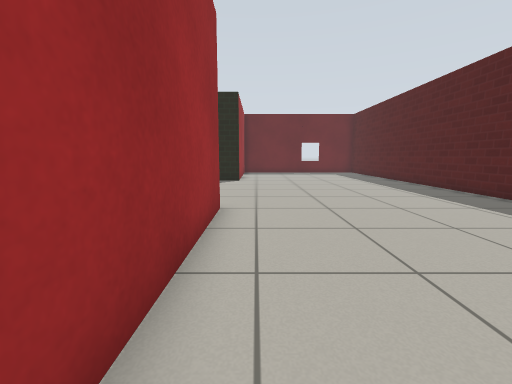
[1] (above)

17 first-person views from a walk through a robot-simulator world made for Gazebo. The camera is 0.72 m above the floor, tilts 8° down and sees 90° across. The floor is counted in squares, 0.5 m on a side. Each view is taken from the middle of a square. On the plan, view 1 faces up. The plan holds only what a view shows up to about 13 squares ahead; the rest is blank. Simple patterns stand in for the simulator's built-in surfaces.

[2]
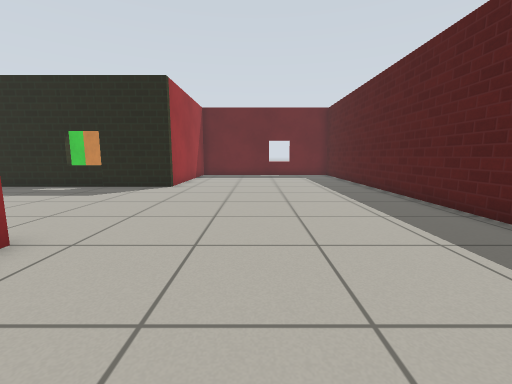

[3]
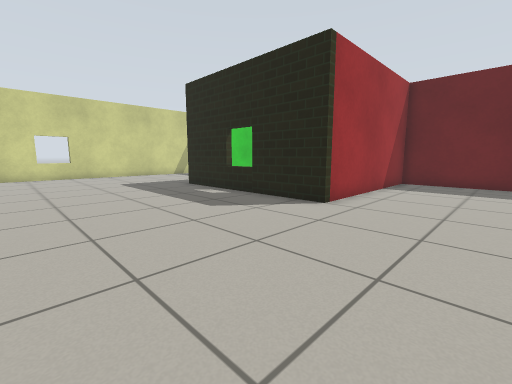

[4]
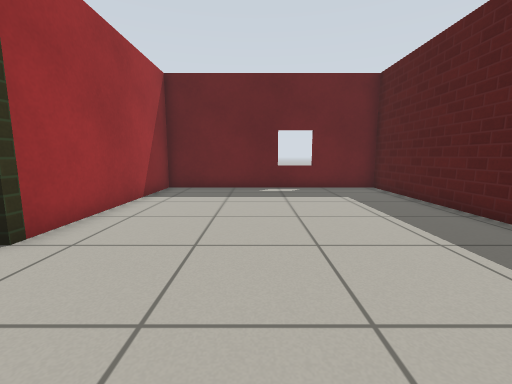

[5]
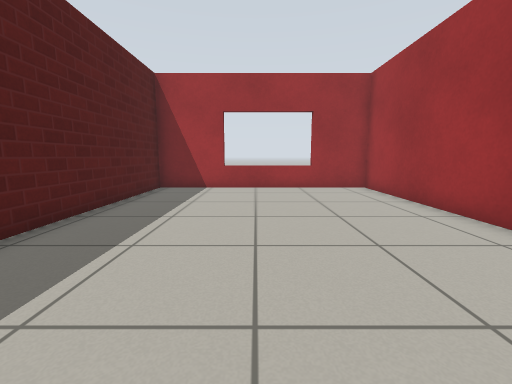

[6]
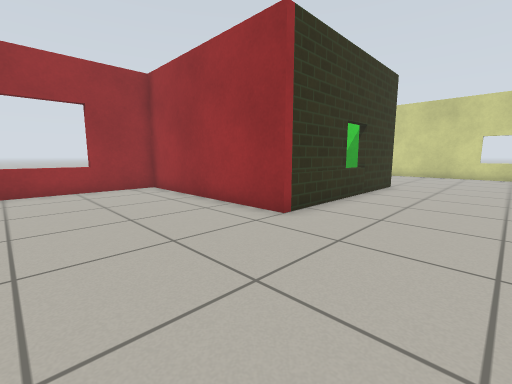

[7]
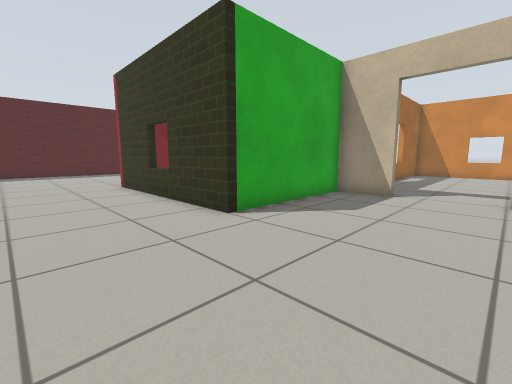

[8]
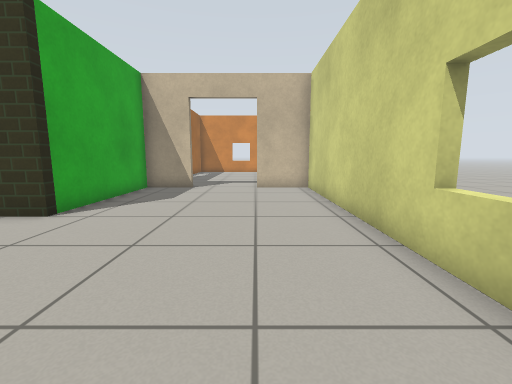

[9]
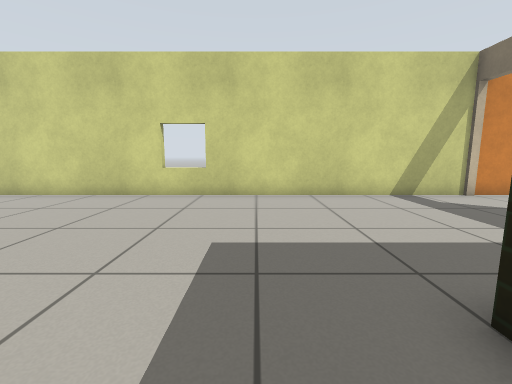

[10]
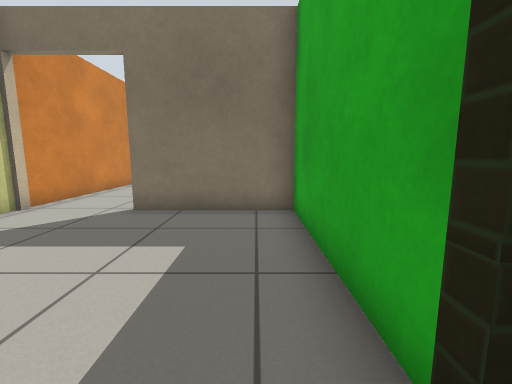

[11]
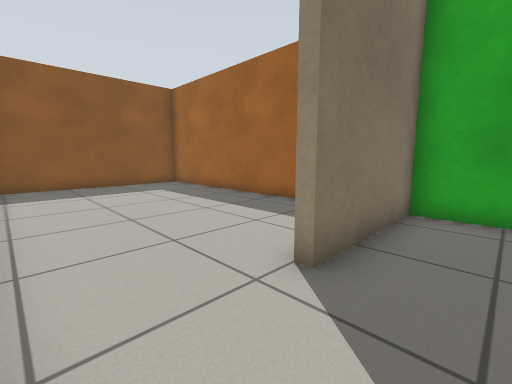

[12]
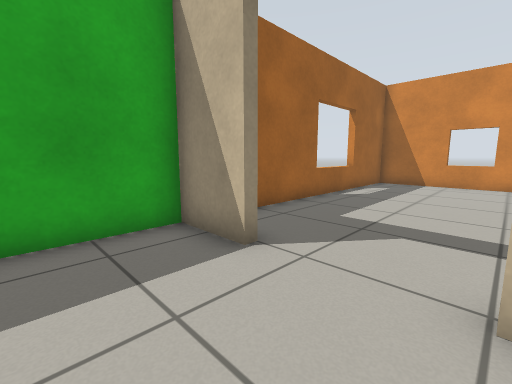

[13]
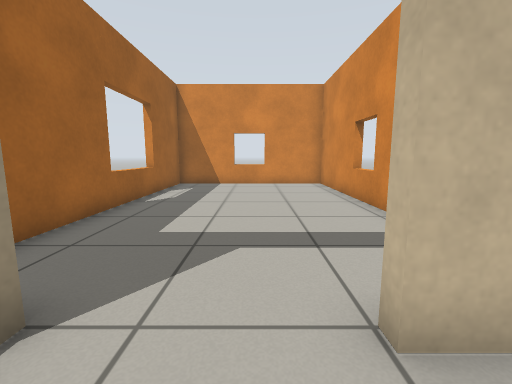

[14]
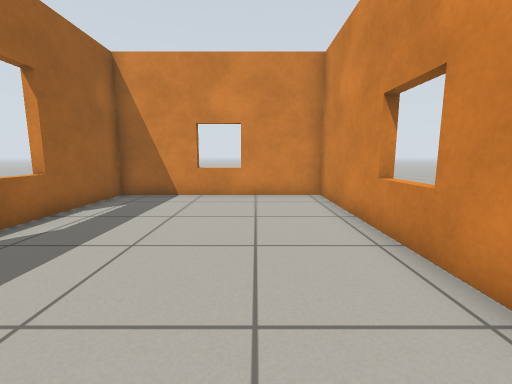

[15]
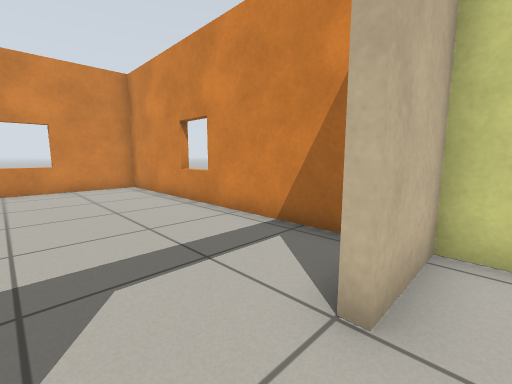

[16]
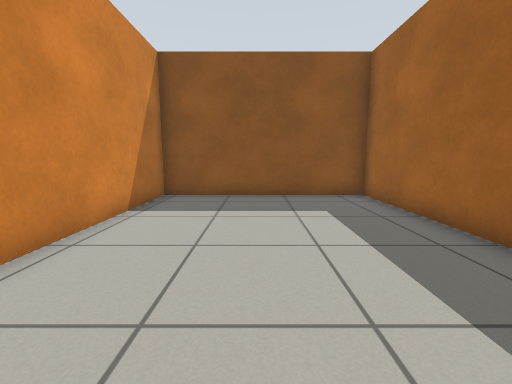

[17]
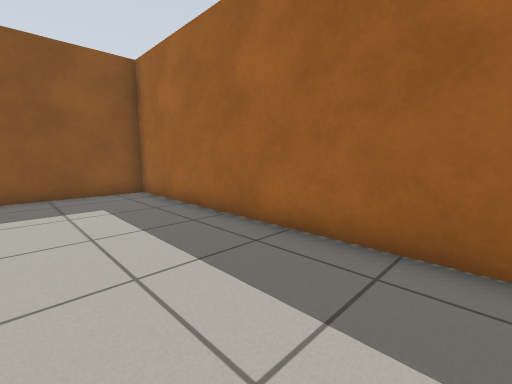

### Floor plan
Ten units are one square. View 1 is at (0, 0); x grows to the right and y downward. Boxes are objects, and circles mark ways between rooms. Rooms are numbered by the first view taken in them; rooms with no view inside come last. Other rooms are left out.
<svg viewBox="-169 -329 258 438">
<path fill="none" stroke="#000" d="M84 -82 84 -227 -10 -227 -10 -150 -90 -150 -90 -207 -134 -207M-110 -13 -90 -13 -90 -70 -10 -70 -10 7 84 7 84 -68M-164 -210 -164 -13 -140 -13M-164 1 -164 104 -90 104 -90 10M-90 -219 -90 -324 -164 -324 -164 -210"/>
<circle cx="-125" cy="-10" r="3" fill="#2a7"/>
<circle cx="-150" cy="-210" r="3" fill="#2a7"/>
<text x="-30" y="-110">1</text>
<text x="-130" y="50">2</text>
<text x="-130" y="-270">3</text>
</svg>
Room 1 opens to room 2. Room 1 opens to room 3.

Where each view was taken, in squares from view 1:
view 1: 0 up, 0 right, facing up
view 2: 3 up, 3 right, facing up
view 3: 8 up, 3 right, facing up-left
view 4: 11 up, 3 right, facing up
view 5: 11 up, 4 right, facing down
view 6: 11 up, 4 right, facing down-left
view 7: 11 up, 14 left, facing down-right
view 8: 13 up, 14 left, facing down
view 9: 13 up, 7 left, facing left
view 10: 14 up, 10 left, facing up
view 11: 19 up, 16 left, facing up-right
view 12: 4 up, 14 left, facing down-right
view 13: 3 up, 13 left, facing down
view 14: 1 down, 14 left, facing down
view 15: 2 up, 12 left, facing down-left
view 16: 23 up, 13 left, facing up
view 17: 22 up, 13 left, facing up-right
